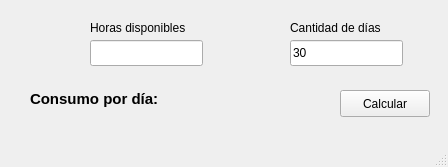
<?xml version="1.0" encoding="UTF-8"?>
<ui version="4.0">
 <class>MainWindow</class>
 <widget class="QMainWindow" name="MainWindow">
  <property name="windowModality">
   <enum>Qt::ApplicationModal</enum>
  </property>
  <property name="geometry">
   <rect>
    <x>0</x>
    <y>0</y>
    <width>448</width>
    <height>167</height>
   </rect>
  </property>
  <property name="minimumSize">
   <size>
    <width>448</width>
    <height>0</height>
   </size>
  </property>
  <property name="maximumSize">
   <size>
    <width>448</width>
    <height>219</height>
   </size>
  </property>
  <property name="windowTitle">
   <string>AccountEnet :: Distribuya su consumo diario</string>
  </property>
  <property name="toolButtonStyle">
   <enum>Qt::ToolButtonIconOnly</enum>
  </property>
  <widget class="QWidget" name="centralwidget">
   <widget class="QLabel" name="label">
    <property name="geometry">
     <rect>
      <x>10</x>
      <y>20</y>
      <width>48</width>
      <height>48</height>
     </rect>
    </property>
    <property name="text">
     <string/>
    </property>
    <property name="pixmap">
     <pixmap resource="../Resources/resources.qrc">:/icons/accessories-calculator.svg</pixmap>
    </property>
    <property name="scaledContents">
     <bool>true</bool>
    </property>
   </widget>
   <widget class="QLabel" name="label_3">
    <property name="geometry">
     <rect>
      <x>90</x>
      <y>20</y>
      <width>109</width>
      <height>16</height>
     </rect>
    </property>
    <property name="text">
     <string>Horas disponibles</string>
    </property>
   </widget>
   <widget class="QLabel" name="label_4">
    <property name="geometry">
     <rect>
      <x>290</x>
      <y>20</y>
      <width>101</width>
      <height>16</height>
     </rect>
    </property>
    <property name="text">
     <string>Cantidad de días</string>
    </property>
   </widget>
   <widget class="QLineEdit" name="lineEdit">
    <property name="geometry">
     <rect>
      <x>90</x>
      <y>40</y>
      <width>113</width>
      <height>26</height>
     </rect>
    </property>
    <property name="inputMask">
     <string/>
    </property>
   </widget>
   <widget class="QLineEdit" name="lineEdit_2">
    <property name="geometry">
     <rect>
      <x>290</x>
      <y>40</y>
      <width>113</width>
      <height>26</height>
     </rect>
    </property>
    <property name="inputMask">
     <string/>
    </property>
    <property name="text">
     <string>30</string>
    </property>
   </widget>
   <widget class="QLabel" name="label_5">
    <property name="geometry">
     <rect>
      <x>30</x>
      <y>90</y>
      <width>231</width>
      <height>17</height>
     </rect>
    </property>
    <property name="font">
     <font>
      <pointsize>11</pointsize>
      <weight>75</weight>
      <bold>true</bold>
     </font>
    </property>
    <property name="text">
     <string>Consumo por día:</string>
    </property>
   </widget>
   <widget class="QPushButton" name="pushButton">
    <property name="geometry">
     <rect>
      <x>340</x>
      <y>90</y>
      <width>90</width>
      <height>27</height>
     </rect>
    </property>
    <property name="text">
     <string>Calcular</string>
    </property>
    <property name="icon">
     <iconset resource="../Resources/resources.qrc">
      <normaloff>:/icons/clock.svg</normaloff>:/icons/clock.svg</iconset>
    </property>
   </widget>
  </widget>
  <widget class="QMenuBar" name="menubar">
   <property name="geometry">
    <rect>
     <x>0</x>
     <y>0</y>
     <width>448</width>
     <height>24</height>
    </rect>
   </property>
  </widget>
  <widget class="QStatusBar" name="statusbar"/>
 </widget>
 <resources>
  <include location="../Resources/resources.qrc"/>
 </resources>
 <connections/>
</ui>
